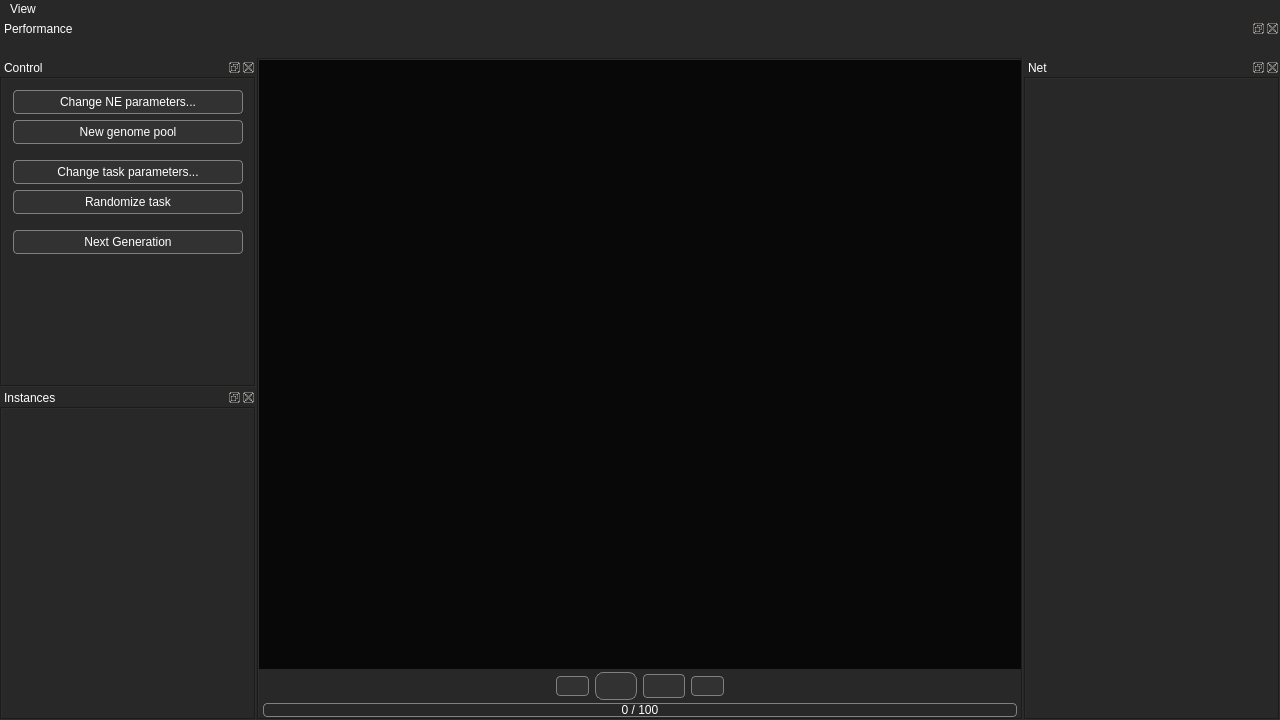
<?xml version="1.0" encoding="UTF-8"?>
<ui version="4.0">
 <class>MainWindow</class>
 <widget class="QMainWindow" name="MainWindow">
  <property name="geometry">
   <rect>
    <x>0</x>
    <y>0</y>
    <width>1280</width>
    <height>720</height>
   </rect>
  </property>
  <property name="windowTitle">
   <string>OutliNE</string>
  </property>
  <property name="styleSheet">
   <string notr="true">QWidget {
	background-color: #282828;
	color: white;
}

QMenuBar::item::selected {
	background-color: #323232;
}

QMenuBar::item::pressed {
	background-color: #3c3c3c;
}

QMenu::item::selected {
	background: #323232;
}

QMainWindow::separator {
	background: gray;
	width: 1px;
	height: 1px;
}

QPushButton {
	background-color: #323232;
	border: 1px solid gray;
	padding: 4px;
	border-radius: 4px;
}

QPushButton:hover {
	background-color: #3c3c3c;
}

QPushButton:pressed {
	background-color: #323232;
}

QLineEdit {
	border: 1px solid gray;
	padding: 1px 2px;
	border-radius: 2px;
	selection-background-color: #3c3c3c;
}

QTabWidget::pane {
	border: 0px;
}

QTabBar::tab {
	background: #282828;
	border: 1px solid gray;
}
QTabBar::tab:top {
	border-top-left-radius: 4px;
	border-top-right-radius: 4px;
	padding: 2px 4px;
}
QTabBar::tab:bottom {
	border-bottom-left-radius: 4px;
	border-bottom-right-radius: 4px;
	padding: 2px 4px;
}
QTabBar::tab:left {
	border-top-right-radius: 4px;
	border-bottom-right-radius: 4px;
	padding: 4px 2px;
}
QTabBar::tab:right {
	border-top-left-radius: 4px;
	border-bottom-left-radius: 4px;
	padding: 4px 2px;
}
QTabBar::tab:hover {
	background: #323232;
}
QTabBar::tab:selected {
	background: #282828;
}
QTabBar::tab:selected:top {
	border-bottom-color: #282828;
	/*margin-left: -1px;
	margin-right: -1px;*/
}
QTabBar::tab:selected:bottom {
	border-top-color: #282828;
	/*margin-left: -1px;
	margin-right: -1px;*/
}
QTabBar::tab:selected:left {
	border-left-color: #282828;
	/*margin-top: -1px;
	margin-bottom: -1px;*/
}
QTabBar::tab:selected:right {
	border-right-color: #282828;
	/*margin-top: -1px;
	margin-bottom: -1px;*/
}
QTabBar::tab:!selected:top {
	margin-top: 2px;
}
QTabBar::tab:!selected:bottom {
	margin-bottom: 2px;
}
QTabBar::tab:!selected:left {
	margin-right: 2px;
}
QTabBar::tab:!selected:right {
	margin-left: 2px;
}

QHeaderView::section {
	background: #282828;
}
QTableView QTableCornerButton::section {
	background: #282828;
}

/*QScrollBar {
	border: 1px solid #242424;
}
QScrollBar::add-page {
	background: none;
}*/

QProgressBar {
	background-color: #282828;
	height: 8px;
	border: 1px solid gray;
	border-radius: 4px;
	margin: 1px 4px;
}
QProgressBar::chunk {
	background-color: #3c3c3c;
	margin: -1px;
}

QTableView{
	outline: 0;
}
QTableView::item:selected {
	background-color: #3c3c3c;
	color: white;
}</string>
  </property>
  <property name="locale">
   <locale language="English" country="UnitedStates"/>
  </property>
  <property name="dockOptions">
   <set>QMainWindow::AllowNestedDocks|QMainWindow::AllowTabbedDocks|QMainWindow::AnimatedDocks|QMainWindow::VerticalTabs</set>
  </property>
  <widget class="QWidget" name="centralWidget">
   <layout class="QGridLayout" name="gridLayout">
    <property name="leftMargin">
     <number>0</number>
    </property>
    <property name="topMargin">
     <number>0</number>
    </property>
    <property name="rightMargin">
     <number>0</number>
    </property>
    <property name="bottomMargin">
     <number>0</number>
    </property>
    <item row="0" column="0">
     <widget class="QFrame" name="frame_2">
      <property name="frameShape">
       <enum>QFrame::Box</enum>
      </property>
      <property name="frameShadow">
       <enum>QFrame::Sunken</enum>
      </property>
      <layout class="QGridLayout" name="gridLayout_7">
       <property name="leftMargin">
        <number>0</number>
       </property>
       <property name="topMargin">
        <number>0</number>
       </property>
       <property name="rightMargin">
        <number>0</number>
       </property>
       <property name="bottomMargin">
        <number>0</number>
       </property>
       <property name="spacing">
        <number>0</number>
       </property>
       <item row="2" column="0">
        <widget class="QProgressBar" name="progressBar">
         <property name="value">
          <number>0</number>
         </property>
         <property name="alignment">
          <set>Qt::AlignCenter</set>
         </property>
         <property name="format">
          <string> %v / %m </string>
         </property>
        </widget>
       </item>
       <item row="1" column="0">
        <widget class="QFrame" name="frame">
         <property name="frameShape">
          <enum>QFrame::NoFrame</enum>
         </property>
         <property name="frameShadow">
          <enum>QFrame::Sunken</enum>
         </property>
         <layout class="QHBoxLayout" name="horizontalLayout_3">
          <property name="leftMargin">
           <number>0</number>
          </property>
          <property name="topMargin">
           <number>3</number>
          </property>
          <property name="rightMargin">
           <number>0</number>
          </property>
          <property name="bottomMargin">
           <number>2</number>
          </property>
          <item>
           <spacer name="horizontalSpacer_2">
            <property name="orientation">
             <enum>Qt::Horizontal</enum>
            </property>
            <property name="sizeHint" stdset="0">
             <size>
              <width>40</width>
              <height>20</height>
             </size>
            </property>
           </spacer>
          </item>
          <item>
           <widget class="QPushButton" name="button_reset">
            <property name="minimumSize">
             <size>
              <width>24</width>
              <height>20</height>
             </size>
            </property>
            <property name="styleSheet">
             <string notr="true">font: 6pt;</string>
            </property>
            <property name="icon">
             <iconset resource="icons.qrc">
              <normaloff>:/icons/reset.png</normaloff>:/icons/reset.png</iconset>
            </property>
            <property name="iconSize">
             <size>
              <width>10</width>
              <height>10</height>
             </size>
            </property>
           </widget>
          </item>
          <item>
           <widget class="QPushButton" name="button_play">
            <property name="sizePolicy">
             <sizepolicy hsizetype="Fixed" vsizetype="Fixed">
              <horstretch>0</horstretch>
              <verstretch>0</verstretch>
             </sizepolicy>
            </property>
            <property name="minimumSize">
             <size>
              <width>28</width>
              <height>28</height>
             </size>
            </property>
            <property name="styleSheet">
             <string notr="true">border-radius: 8px;</string>
            </property>
            <property name="icon">
             <iconset resource="icons.qrc">
              <normaloff>:/icons/play.png</normaloff>:/icons/play.png</iconset>
            </property>
            <property name="iconSize">
             <size>
              <width>12</width>
              <height>12</height>
             </size>
            </property>
            <property name="checkable">
             <bool>true</bool>
            </property>
           </widget>
          </item>
          <item>
           <widget class="QPushButton" name="button_step">
            <property name="minimumSize">
             <size>
              <width>24</width>
              <height>20</height>
             </size>
            </property>
            <property name="icon">
             <iconset resource="icons.qrc">
              <normaloff>:/icons/step.png</normaloff>:/icons/step.png</iconset>
            </property>
            <property name="iconSize">
             <size>
              <width>10</width>
              <height>10</height>
             </size>
            </property>
           </widget>
          </item>
          <item>
           <widget class="QPushButton" name="button_evaluate">
            <property name="minimumSize">
             <size>
              <width>24</width>
              <height>20</height>
             </size>
            </property>
            <property name="styleSheet">
             <string notr="true">font: 6pt;</string>
            </property>
            <property name="icon">
             <iconset resource="icons.qrc">
              <normaloff>:/icons/eval.png</normaloff>:/icons/eval.png</iconset>
            </property>
            <property name="iconSize">
             <size>
              <width>10</width>
              <height>10</height>
             </size>
            </property>
           </widget>
          </item>
          <item>
           <spacer name="horizontalSpacer">
            <property name="orientation">
             <enum>Qt::Horizontal</enum>
            </property>
            <property name="sizeHint" stdset="0">
             <size>
              <width>40</width>
              <height>20</height>
             </size>
            </property>
           </spacer>
          </item>
         </layout>
        </widget>
       </item>
       <item row="0" column="0">
        <widget class="MainView" name="mainView">
         <property name="styleSheet">
          <string notr="true">background-color: #080808;</string>
         </property>
         <property name="frameShape">
          <enum>QFrame::NoFrame</enum>
         </property>
         <property name="renderHints">
          <set>QPainter::Antialiasing|QPainter::TextAntialiasing</set>
         </property>
        </widget>
       </item>
      </layout>
     </widget>
    </item>
   </layout>
  </widget>
  <widget class="QMenuBar" name="menuBar">
   <property name="geometry">
    <rect>
     <x>0</x>
     <y>0</y>
     <width>1280</width>
     <height>20</height>
    </rect>
   </property>
   <widget class="QMenu" name="menuView">
    <property name="locale">
     <locale language="English" country="UnitedStates"/>
    </property>
    <property name="title">
     <string>View</string>
    </property>
   </widget>
   <addaction name="menuView"/>
  </widget>
  <widget class="QDockWidget" name="control">
   <property name="minimumSize">
    <size>
     <width>129</width>
     <height>151</height>
    </size>
   </property>
   <property name="floating">
    <bool>false</bool>
   </property>
   <property name="windowTitle">
    <string>Control</string>
   </property>
   <attribute name="dockWidgetArea">
    <number>1</number>
   </attribute>
   <widget class="QWidget" name="dockWidgetContents">
    <layout class="QGridLayout" name="gridLayout_2">
     <property name="leftMargin">
      <number>0</number>
     </property>
     <property name="topMargin">
      <number>0</number>
     </property>
     <property name="rightMargin">
      <number>0</number>
     </property>
     <property name="bottomMargin">
      <number>0</number>
     </property>
     <item row="0" column="0">
      <widget class="QScrollArea" name="scrollArea">
       <property name="sizePolicy">
        <sizepolicy hsizetype="Preferred" vsizetype="Preferred">
         <horstretch>0</horstretch>
         <verstretch>0</verstretch>
        </sizepolicy>
       </property>
       <property name="frameShape">
        <enum>QFrame::Box</enum>
       </property>
       <property name="frameShadow">
        <enum>QFrame::Sunken</enum>
       </property>
       <property name="lineWidth">
        <number>1</number>
       </property>
       <property name="midLineWidth">
        <number>0</number>
       </property>
       <property name="widgetResizable">
        <bool>true</bool>
       </property>
       <widget class="QWidget" name="scrollAreaWidgetContents">
        <property name="geometry">
         <rect>
          <x>0</x>
          <y>0</y>
          <width>252</width>
          <height>312</height>
         </rect>
        </property>
        <layout class="QGridLayout" name="gridLayout_5">
         <item row="1" column="0">
          <widget class="QPushButton" name="button_newPool">
           <property name="text">
            <string>New genome pool</string>
           </property>
          </widget>
         </item>
         <item row="7" column="0">
          <widget class="QPushButton" name="button_nextGen">
           <property name="text">
            <string>Next Generation</string>
           </property>
          </widget>
         </item>
         <item row="5" column="0">
          <spacer name="verticalSpacer_2">
           <property name="orientation">
            <enum>Qt::Vertical</enum>
           </property>
           <property name="sizeType">
            <enum>QSizePolicy::Preferred</enum>
           </property>
           <property name="sizeHint" stdset="0">
            <size>
             <width>20</width>
             <height>10</height>
            </size>
           </property>
          </spacer>
         </item>
         <item row="4" column="0">
          <widget class="QPushButton" name="button_randomizeTask">
           <property name="text">
            <string>Randomize task</string>
           </property>
          </widget>
         </item>
         <item row="8" column="0">
          <spacer name="verticalSpacer">
           <property name="orientation">
            <enum>Qt::Vertical</enum>
           </property>
           <property name="sizeHint" stdset="0">
            <size>
             <width>0</width>
             <height>0</height>
            </size>
           </property>
          </spacer>
         </item>
         <item row="3" column="0">
          <widget class="QPushButton" name="button_changeTask">
           <property name="text">
            <string>Change task parameters...</string>
           </property>
          </widget>
         </item>
         <item row="0" column="0">
          <widget class="QPushButton" name="button_changePool">
           <property name="text">
            <string>Change NE parameters...</string>
           </property>
          </widget>
         </item>
         <item row="2" column="0">
          <spacer name="verticalSpacer_3">
           <property name="orientation">
            <enum>Qt::Vertical</enum>
           </property>
           <property name="sizeType">
            <enum>QSizePolicy::Preferred</enum>
           </property>
           <property name="sizeHint" stdset="0">
            <size>
             <width>20</width>
             <height>10</height>
            </size>
           </property>
          </spacer>
         </item>
        </layout>
       </widget>
      </widget>
     </item>
    </layout>
   </widget>
  </widget>
  <widget class="QDockWidget" name="net">
   <property name="minimumSize">
    <size>
     <width>90</width>
     <height>109</height>
    </size>
   </property>
   <property name="windowTitle">
    <string>Net</string>
   </property>
   <attribute name="dockWidgetArea">
    <number>2</number>
   </attribute>
   <widget class="QWidget" name="dockWidgetContents_2">
    <layout class="QGridLayout" name="gridLayout_3">
     <property name="leftMargin">
      <number>0</number>
     </property>
     <property name="topMargin">
      <number>0</number>
     </property>
     <property name="rightMargin">
      <number>0</number>
     </property>
     <property name="bottomMargin">
      <number>0</number>
     </property>
     <item row="0" column="0">
      <widget class="NetView" name="netView">
       <property name="frameShape">
        <enum>QFrame::Box</enum>
       </property>
       <property name="renderHints">
        <set>QPainter::Antialiasing|QPainter::TextAntialiasing</set>
       </property>
      </widget>
     </item>
    </layout>
   </widget>
  </widget>
  <widget class="QDockWidget" name="performance">
   <property name="minimumSize">
    <size>
     <width>80</width>
     <height>38</height>
    </size>
   </property>
   <property name="windowTitle">
    <string>Performance</string>
   </property>
   <attribute name="dockWidgetArea">
    <number>4</number>
   </attribute>
   <widget class="QWidget" name="dockWidgetContents_3">
    <layout class="QGridLayout" name="gridLayout_6">
     <property name="leftMargin">
      <number>0</number>
     </property>
     <property name="topMargin">
      <number>0</number>
     </property>
     <property name="rightMargin">
      <number>0</number>
     </property>
     <property name="bottomMargin">
      <number>0</number>
     </property>
    </layout>
   </widget>
  </widget>
  <widget class="QDockWidget" name="instances">
   <property name="minimumSize">
    <size>
     <width>90</width>
     <height>117</height>
    </size>
   </property>
   <property name="windowTitle">
    <string>Instances</string>
   </property>
   <attribute name="dockWidgetArea">
    <number>1</number>
   </attribute>
   <widget class="QWidget" name="dockWidgetContents_5">
    <layout class="QGridLayout" name="gridLayout_4">
     <property name="leftMargin">
      <number>0</number>
     </property>
     <property name="topMargin">
      <number>0</number>
     </property>
     <property name="rightMargin">
      <number>0</number>
     </property>
     <property name="bottomMargin">
      <number>0</number>
     </property>
     <item row="0" column="0">
      <widget class="QTableView" name="tableView">
       <property name="frameShape">
        <enum>QFrame::Box</enum>
       </property>
       <property name="selectionMode">
        <enum>QAbstractItemView::SingleSelection</enum>
       </property>
       <property name="selectionBehavior">
        <enum>QAbstractItemView::SelectRows</enum>
       </property>
       <property name="sortingEnabled">
        <bool>true</bool>
       </property>
       <attribute name="horizontalHeaderShowSortIndicator" stdset="0">
        <bool>true</bool>
       </attribute>
       <attribute name="horizontalHeaderStretchLastSection">
        <bool>true</bool>
       </attribute>
       <attribute name="verticalHeaderVisible">
        <bool>false</bool>
       </attribute>
      </widget>
     </item>
    </layout>
   </widget>
  </widget>
  <action name="actionNew">
   <property name="text">
    <string>New</string>
   </property>
  </action>
  <action name="actionLoad">
   <property name="text">
    <string>Load</string>
   </property>
  </action>
  <action name="actionSave">
   <property name="text">
    <string>Save</string>
   </property>
  </action>
 </widget>
 <layoutdefault spacing="6" margin="11"/>
 <customwidgets>
  <customwidget>
   <class>NetView</class>
   <extends>QGraphicsView</extends>
   <header>netview.h</header>
  </customwidget>
  <customwidget>
   <class>MainView</class>
   <extends>QGraphicsView</extends>
   <header>mainview.h</header>
  </customwidget>
 </customwidgets>
 <resources>
  <include location="icons.qrc"/>
 </resources>
 <connections/>
</ui>
